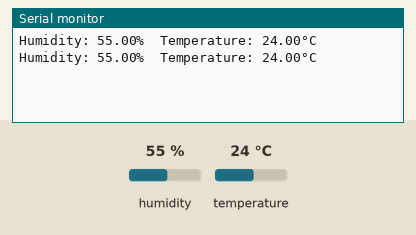
Simulated run of this sketch. Board: Arduino Uno, built with avr-gcc and run on an emulated ATmega328P. Shown: the last lines printed to the serial monitor. The inputs (shaded band) are chosen by the test bench; at power-on: humidity 55 %, temperature 24 °C.

Above: at 5.8 s.
5.9 s: humidity set to 22 %
At 10.8 s:
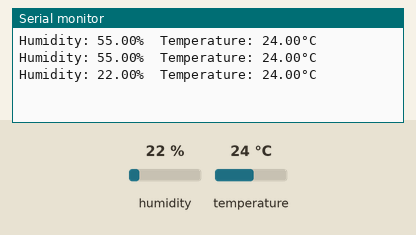
11.9 s: temperature set to 12 °C
At 15.5 s:
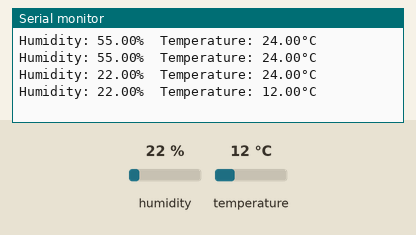
17.9 s: humidity set to 40 %
At 21.4 s:
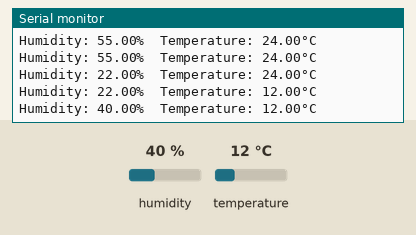
Timing chart, 0 to 22.9 s (numbered marks = the images above; inputs shaded):
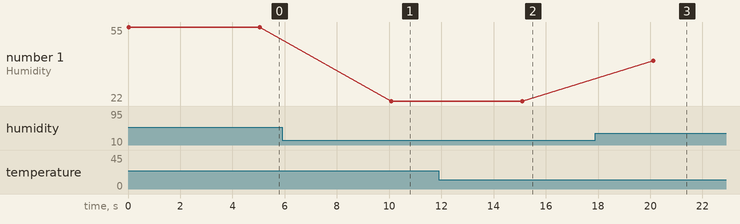

Measured:
- after the input at 5.9 s, the serial monitor: prints a new line after 4.2 s (image 1)
- after the input at 11.9 s, the serial monitor: prints a new line after 3.2 s (image 2)
- after the input at 17.9 s, the serial monitor: prints a new line after 2.2 s (image 3)
- plotted number 1: 55 → 22 after the input at 5.9 s, 22 → 40 after the input at 17.9 s

The sketch:

temperatura_dht11.ino
```cpp
/*
 * Descrição: Exemplo de como usar o sensor de temperatura DHT11.
 * Autor: Eros Vitor Bornatowski
 * Data: 24/07/2022
 */

#include <DHT.h>

#define PIN_DHT 8
#define DHT_TYPE DHT11

DHT dht(PIN_DHT, DHT_TYPE);

void setup()
{
  // Initialize DHT
  dht.begin();

  // Initialize monitor serial
  Serial.begin(9600);
}

void loop()
{
  float h = dht.readHumidity();

  // Temperature in Celsius
  float tc = dht.readTemperature();

  if (isnan(h) || isnan(tc)) {
    Serial.println(F("Failed to read from DHT sensor!"));
    return;
  }

  Serial.print(F("Humidity: "));
  Serial.print(h);

  Serial.print(F("%  Temperature: "));
  Serial.print(tc);
  Serial.print(F("°C "));
  Serial.println("");

  delay(5000);
}
```
